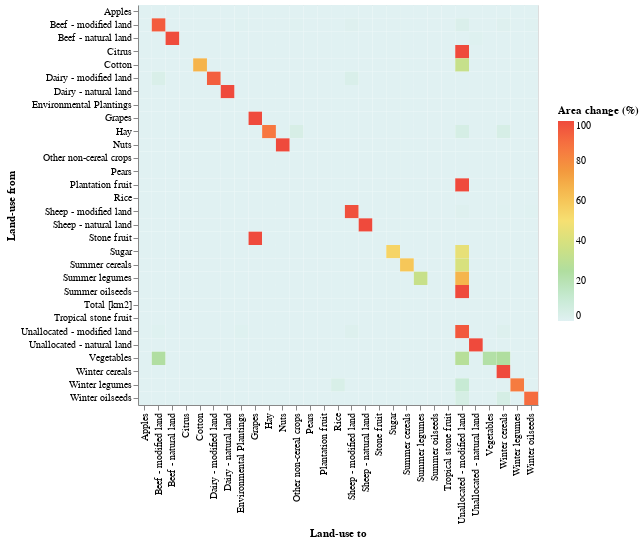

This figure's notebook cell:
### Code cell
# HIDE CODE
# plot the transition matrix using altair
import altair as alt

alt.Chart(crosstab_lu_all).mark_rect().encode(
    x='Land-use to:N',
    y='Land-use from:N',
    color=alt.Color('Area change (%):Q',
                    scale=alt.Scale(scheme='lightmulti'),
                    legend=alt.Legend(
                                    title="Area change (%)",
                                    orient='none',
                                    legendX=420, legendY=100,
                                    direction='vertical',
                                    titleAnchor='start')),
    tooltip=['Land-use from','Land-use to','Area change (%)']
).properties(
    width=400,
    height=400
).interactive()

### Figure 1 — Vega-Lite specification as saved in the notebook (floating-point values rounded to 4 significant figures; data arrays with more than 128 entries replaced by an {"elided": "..."} marker saying what was removed)
{"config": {"view": {"continuousWidth": 300, "continuousHeight": 300}}, "data": {"name": "data-5e8152c3947af2e3467afd67663139fa"}, "mark": {"type": "rect"}, "encoding": {"color": {"field": "Area change (%)", "legend": {"direction": "vertical", "legendX": 420, "legendY": 100, "orient": "none", "title": "Area change (%)", "titleAnchor": "start"}, "scale": {"scheme": "lightmulti"}, "type": "quantitative"}, "tooltip": [{"field": "Land-use from", "type": "nominal"}, {"field": "Land-use to", "type": "nominal"}, {"field": "Area change (%)", "type": "quantitative"}], "x": {"field": "Land-use to", "type": "nominal"}, "y": {"field": "Land-use from", "type": "nominal"}}, "height": 400, "params": [{"name": "param_21", "select": {"type": "interval", "encodings": ["x", "y"]}, "bind": "scales"}], "width": 400, "$schema": "https://vega.github.io/schema/vega-lite/v5.15.1.json", "datasets": {"data-5e8152c3947af2e3467afd67663139fa": {"elided": "870 records"}}}
